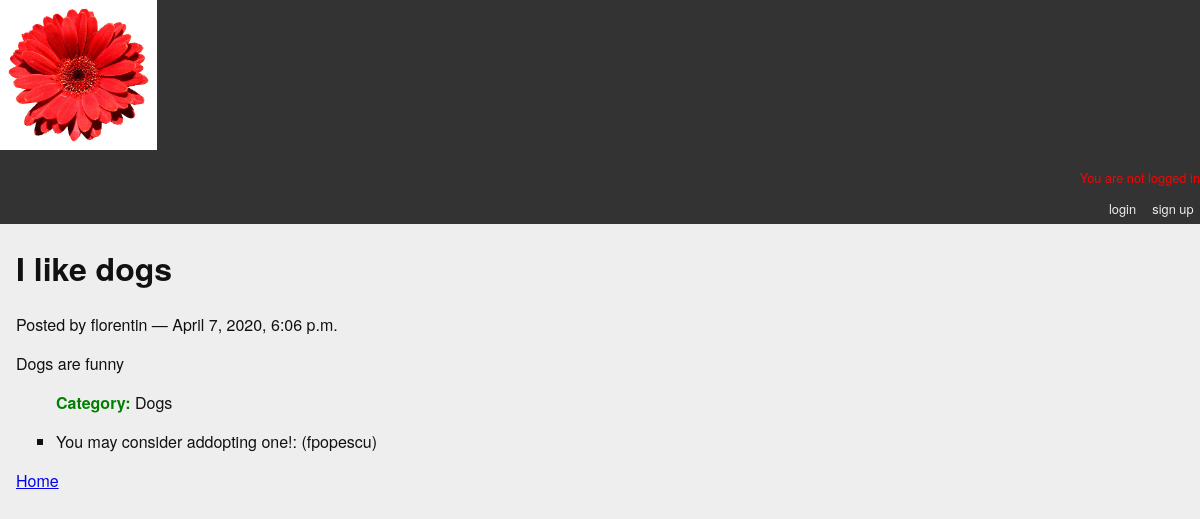
The app's page /posts/1/ with its own data.
### blogging/models.py (models this page shows, shortened)
class Post(models.Model):
    title = models.CharField(max_length=128)
    text = models.TextField(blank=True)
    author = models.ForeignKey(User, on_delete=models.CASCADE)
    created_date = models.DateTimeField(auto_now_add=True)
    modified_date = models.DateTimeField(auto_now=True)
    published_date = models.DateTimeField(blank=True, null= True)
    def __str__(self):
        return self.title

class Category(models.Model):
    name = models.CharField(max_length=128)
    description = models.TextField(blank=True)
    posts = models.ManyToManyField(Post, blank=True, related_name='categories')
    def __str__(self):
        return self.name
    class Meta:
        verbose_name_plural = 'Categories'

class Review(models.Model):
    post = models.ForeignKey(Post, on_delete=models.CASCADE, related_name='reviews')
    review = models.CharField(max_length=255)
    author = models.ForeignKey(get_user_model(), on_delete=models.CASCADE)

### blogging/views.py (the view)
# urls.py: path('posts/<int:post_id>/', detail_view, name="blog_detail"),
def detail_view(request, post_id):
    published = Post.objects.exclude(published_date__exact=None)
    post =  get_object_or_404(published, pk=post_id)
    context = {'post': post}
    return render(request, 'blogging/detail.html', context)

### blogging/templates/blogging/detail.html (shortened to what this page needs)
{% extends "base.html" %}
{% block content %}
<h1>{{ post }}</h1>
<p class="byline">
  Posted by {{ post.author.username }} &mdash; {{ post.published_date }}
</p>
<div class="post-body">
  {{ post.text }}
</div>
<ul class="categories">
  {% for category in post.categories.all %}
    <li><b><font color="green">Category: </font></b>{{ category }}</li>
  {% endfor %}
</ul>
<ul class="reviews">
  {% for review in post.reviews.all %}
    <li>{{ review.review }}: ({{ review.author }})</li>
  {% endfor %}
</ul>
<a class="backlink" href="/">Home</a>
{% endblock content %}

### blogging/static/css/django_blog.css (style rules this page uses)
body { background-color: #eee; color: #111; font-family: "HelveticaNeue-Light", "Helvetica Neue Light", "Helvetica Neue", Helvetica, Arial, "Lucida Grande", sans-serif; margin:0; padding:0; }
ul.categories { list-style: none; list-style-type: none; }
ul.categories li { display: inline; }
ul.reviews { list-style-type: square; }

### records on screen
Post: title "I like dogs", author.username "florentin", published_date "April 7, 2020, 6:06 p.m.", text "Dogs are funny"
Category: name "Dogs"
Review: review "You may consider addopting one!", author "fpopescu"
